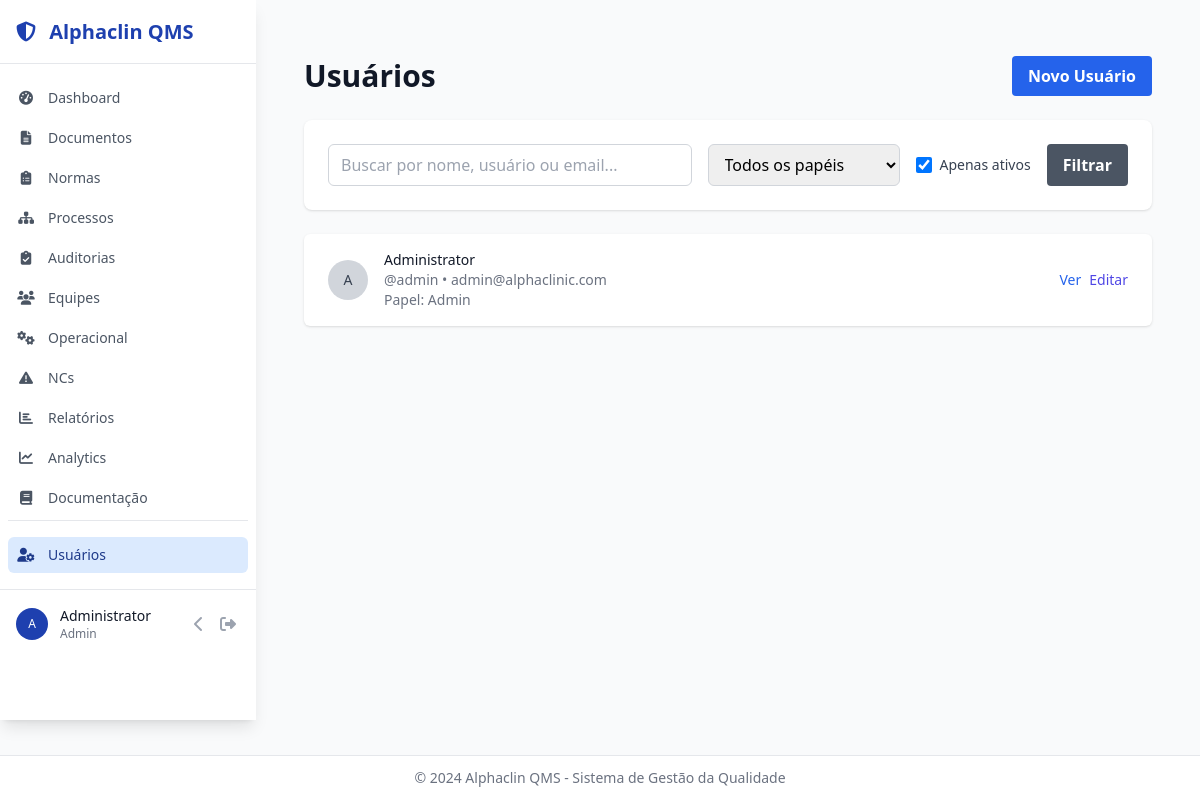
Page /users/ (signed in) on the earlier database version.
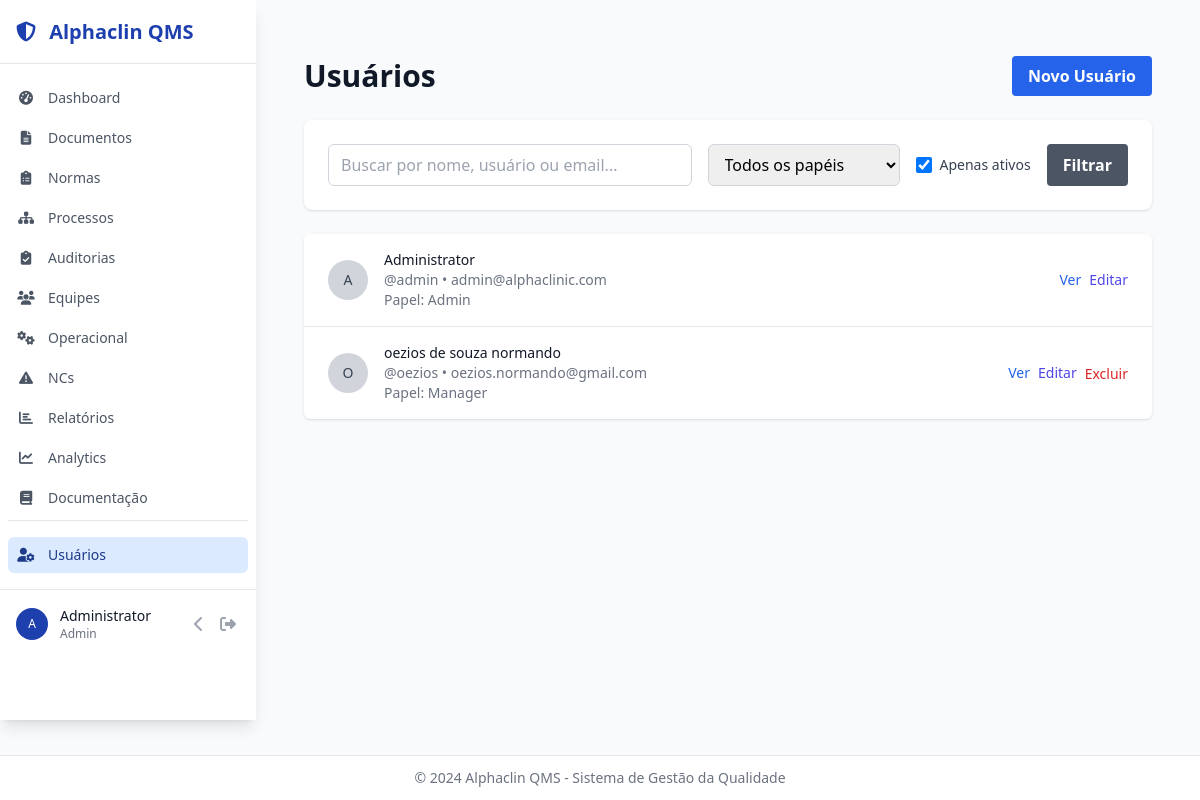
Same page on the later database version.
### models.py (models this page shows)
class User(UserMixin, db.Model):
    __tablename__ = 'users'
    id = db.Column(db.Integer, primary_key=True)
    username = db.Column(db.String(80), unique=True, nullable=False)
    email = db.Column(db.String(120), unique=True, nullable=False)
    password_hash = db.Column(db.String(255), nullable=False)
    full_name = db.Column(db.String(255), nullable=False)
    role = db.Column(db.Enum(UserRole), default=UserRole.USER, nullable=False)
    is_active = db.Column(db.Boolean, default=True, nullable=False)
    created_at = db.Column(db.DateTime, default=datetime.utcnow)
    last_login = db.Column(db.DateTime)
    created_documents = db.relationship('Document', foreign_keys='Document.created_by_id', backref='creator', lazy='dynamic')
    assigned_audits = db.relationship('Audit', foreign_keys='Audit.assigned_auditor_id', backref='assigned_auditor', lazy='dynamic')

### blueprints/users.py (the view)
@users_bp.route('/')
@login_required
def index():
    if current_user.role.value not in ['admin', 'manager']:
        flash('Sem permissão para visualizar usuários.', 'error')
        return redirect(url_for('main.dashboard'))
    search = request.args.get('search')
    role_filter = request.args.get('role')
    active_only = request.args.get('active', 'true') == 'true'
    query = User.query
    if active_only:
        query = query.filter_by(is_active=True)
    if search:
        query = query.filter(
            (User.username.contains(search)) |
            (User.email.contains(search)) |
            (User.full_name.contains(search))
        )
    if role_filter:
        query = query.filter_by(role=UserRole(role_filter))
    page = request.args.get('page', 1, type=int)
    per_page = 10  # Items per page
    users_pagination = query.order_by(User.full_name).paginate(page=page, per_page=per_page, error_out=False)
    return render_template('users/index.html', users_pagination=users_pagination, UserRole=UserRole)

### templates/users/index.html (shortened to what the changed rows need)
{% extends "base.html" %}
{% block content %}
<div class="container mx-auto px-4 py-8">
    <div class="flex justify-between items-center mb-6">
        <h1 class="text-3xl font-bold text-gray-900">Usuários</h1>
    </div>
    <div class="bg-white shadow overflow-hidden sm:rounded-md">
        <ul class="divide-y divide-gray-200">
            {% for user in users_pagination.items %}
            <li>
                <div class="px-4 py-4 sm:px-6">
                    <div class="flex items-center justify-between">
                        <div class="flex items-center">
                            <div class="flex-shrink-0 h-10 w-10">
                                <div class="h-10 w-10 rounded-full bg-gray-300 flex items-center justify-center">
                                    <span class="text-sm font-medium text-gray-700">{{ user.full_name[0].upper() }}</span>
                                </div>
                            </div>
                            <div class="ml-4">
                                <div class="flex items-center">
                                    <h3 class="text-sm font-medium text-gray-900">{{ user.full_name }}</h3>
                                </div>
                                <p class="text-sm text-gray-500">@{{ user.username }} • {{ user.email }}</p>
                                <p class="text-sm text-gray-500">
                                    Papel: <span class="capitalize">{{ user.role.value }}</span>
                                </p>
                            </div>
                        </div>
                        <div class="flex items-center space-x-2">
                            <a href="{{ url_for('users.view', id=user.id) }}"
                               class="text-blue-600 hover:text-blue-900 text-sm font-medium">
                                Ver
                            </a>
                            <a href="{{ url_for('users.edit', id=user.id) }}"
                               class="text-indigo-600 hover:text-indigo-900 text-sm font-medium">
                                Editar
                            </a>
                            {% if current_user.role.value == 'admin' and user.id != current_user.id %}
                            <form method="POST" action="{{ url_for('users.delete', id=user.id) }}"
                                  onsubmit="return confirm('Tem certeza que deseja excluir este usuário?')"
                                  class="inline">
                                <button type="submit" class="text-red-600 hover:text-red-900 text-sm font-medium">
                                    Excluir
                                </button>
                            </form>
                            {% endif %}
                        </div>
                    </div>
                </div>
            </li>
            {% endfor %}
        </ul>
    </div>
</div>
{% endblock %}

### templates/base.html (shortened to what the changed rows need)
<!DOCTYPE html>
<html lang="pt-BR">
<head>
    <script src="https://cdn.tailwindcss.com"></script>
    <link rel="stylesheet" href="https://cdnjs.cloudflare.com/ajax/libs/font-awesome/6.4.0/css/all.min.css">
</head>
<body class="bg-gray-50 min-h-screen flex flex-col">
    {% if current_user.is_authenticated and not request.endpoint.startswith('auth.') %}
    <div id="sidebar" class="fixed left-0 top-0 w-64 bg-white shadow-lg transform transition-all duration-300 ease-in-out z-50 -translate-x-full lg:translate-x-0 flex flex-col overflow-y-auto" style="height: calc(100vh - 80px);">
        <div class="flex flex-col h-full">
            {% endif %}
            {% if current_user.is_authenticated %}
            <div class="border-t border-gray-200 p-4">
                <div class="flex items-center justify-between">
                    <div class="flex items-center min-w-0 flex-1">
                        <div class="flex-shrink-0">
                            <div class="h-8 w-8 rounded-full bg-alphaclin-blue flex items-center justify-center">
                                <span class="text-xs font-medium text-white">{{ current_user.full_name.split()[0][0] }}{% if current_user.full_name.split()|length > 1 %}{{ current_user.full_name.split()[1][0] }}{% endif %}</span>
                            </div>
                        </div>
                        <div class="ml-3 min-w-0 flex-1 hidden lg:block">
                            <p class="text-sm font-medium text-gray-900 truncate">{{ current_user.full_name }}</p>
                            <p class="text-xs text-gray-500 capitalize">{{ current_user.role.value }}</p>
                        </div>
                    </div>
                    <div class="flex items-center space-x-2">
                        <button id="collapse-toggle" class="hidden lg:block p-1 rounded-md text-gray-400 hover:text-gray-600 focus:outline-none focus:ring-2 focus:ring-alphaclin-blue">
                            <i id="collapse-icon" class="fas fa-chevron-left"></i>
                        </button>
                        <a href="{{ url_for('auth.logout') }}" class="p-1 rounded-md text-gray-400 hover:text-gray-600 focus:outline-none focus:ring-2 focus:ring-alphaclin-blue" title="Sair">
                            <i class="fas fa-sign-out-alt"></i>
                        </a>
                    </div>
                </div>
            </div>
            {% endif %}
        </div>
    </div>
    <main id="main-content" class="{% if current_user.is_authenticated and not request.endpoint.startswith('auth.') %}lg:ml-64{% endif %} flex flex-col transition-all duration-300 ease-in-out overflow-auto pb-16">
        <div class="flex-1 px-4 py-6 lg:px-8">
        {% block content %}{% endblock %}
        </div>
    </main>
</body>
</html>

Differences in the rows shown:
added User: full_name "O", full_name "oezios de souza normando", username "oezios", email "oezios.normando@gmail.com", role.value "Manager"
